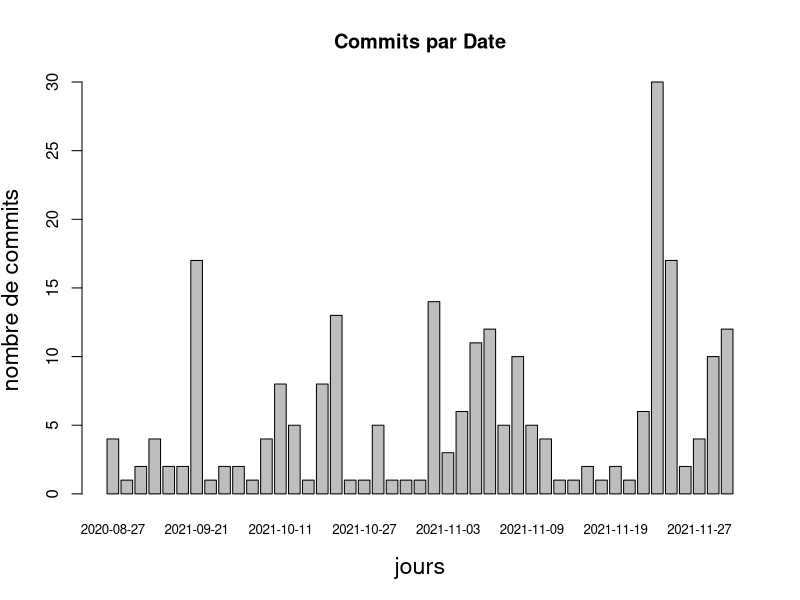

This chart was generated by the following R code:
# get data from file
# column 1 is labels (row names)
w <- getwd()
#setwd("/Users/cyprien/Desktop/testRgene")
setwd(".visulogRTempFiles")
#z <- paste(w,".visulogRTempFiles",sep="/")
x <- read.table("commitsPerDate.txt", header = FALSE, row.names = 1)
colnames(x) <- "nb"
attach(x)

## SETTINGS:
prob <- FALSE # set to TRUE if barplot(%) desired
tofile <- FALSE # set to FALSE to print in RStudio




pct <- 100*nb/sum(nb) # normalize to empirical probabilities (%)
# build colors from %
pcgood <- 10 # level qualifying what "good" means
cl <- (pct < pcgood)*2 # red
cl[cl == 0] <- 3   # green

# Do the plot
clab <- 1.4    # label size, 1 = default size
cnames <- 0.8  # bar names size, adapt to nb of bars
lgdbon <- paste("bon (>", pcgood,"%)")

if (! tofile) if (prob) {
  barplot(pct, names.arg = row.names(x), main="Commits par auteurs (%)",
        ylim = c(0, min(c(100, max(pct)+10))),
        xlab="auteurs", ylab="% de commits" , 
        cex.names = cnames, cex.lab=clab, col=cl)
  legend("topleft", legend = c(lgdbon,"mauvais"), fill=3:2,
       bg = "antiquewhite")
  # visualize "good" level...
  abline(h = pcgood, lty=2, col=8)
} else {
  barplot(nb, names.arg = row.names(x), main="Commits par Date",
          xlab="jours", ylab="nombre de commits", 
          cex.names = cnames, cex.lab=clab)}

# output plot to a file in png; see ?pdf or ?png
if (tofile) {
  pdf(file = "CommitsPerDate.pdf", width=7, height=5) # 1920/1080 full HD png
  clab <- 1.4    # label size, 1 = default size
  cnames <- 1  # bar names size, adapt to nb of bars
  
  if (prob) {
    barplot(pct, names.arg = row.names(x), main="Commits par auteurs (%)",
            ylim = c(0, min(c(100, max(pct)+10))),
            xlab="dates", ylab="% de commits" , 
            cex.names = cnames, cex.lab=clab, col=cl)
    legend("topleft", legend = c(lgdbon,"mauvais"), fill=3:2,
           bg = "antiquewhite")
    # visualize "good" level...
    abline(h = pcgood, lty=2, col=8)
  } else {
    barplot(nb, names.arg = row.names(x), main="Commits par Date",
            xlab="", ylab="nombre de commits", 
            cex.names = cnames, cex.lab=clab)}
  
  dev.off() # close file
}
########
# pdf width=7, height=5
